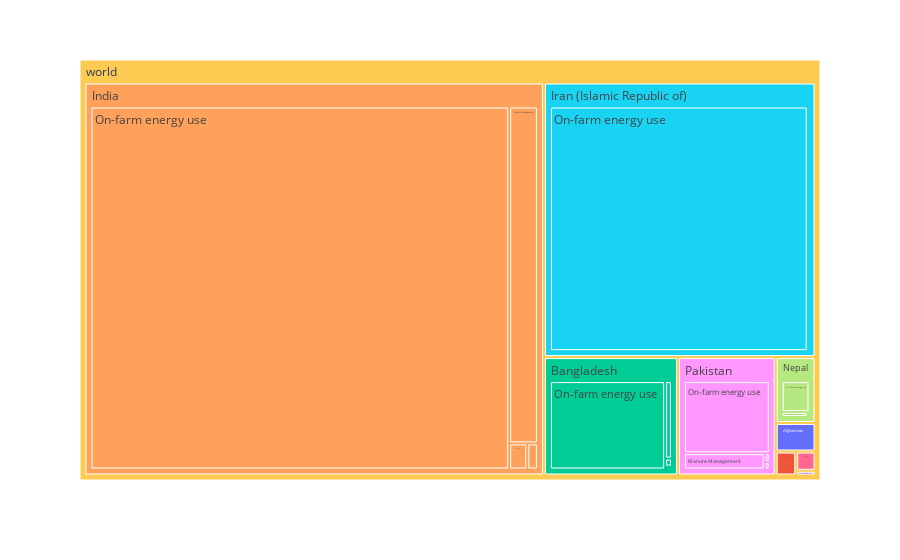

Notebook cell for this chart:
### Code cell
import plotly.express as px
import numpy as np
df = pd.read_csv("asiae.csv")
fig = px.treemap(df, path=[px.Constant('world'), 'Area', 'Item'], values='Value',
                  color='Area', hover_data=['Year'])
fig.show()

### Figure 1 — Plotly figure (JSON) as saved in the notebook; plotly's stock layout.template omitted (floating-point values rounded to 4 significant figures)
{"data": [{"branchvalues": "total", "customdata": [["(?)", "Afghanistan"], ["(?)", "Sri Lanka"], ["(?)", "Afghanistan"], ["(?)", "Bangladesh"], ["(?)", "Bhutan"], ["(?)", "India"], ["(?)", "Iran (Islamic Republic of)"], ["(?)", "Maldives"], ["(?)", "Nepal"], ["(?)", "Pakistan"], ["(?)", "Pakistan"], ["(?)", "Afghanistan"], ["(?)", "Bangladesh"], ["(?)", "Bhutan"], ["(?)", "India"], ["(?)", "Iran (Islamic Republic of)"], ["(?)", "Maldives"], ["(?)", "Nepal"], ["(?)", "Pakistan"], ["(?)", "Sri Lanka"], ["(?)", "Nepal"], ["(?)", "Iran (Islamic Republic of)"], ["(?)", "India"], ["(?)", "Bangladesh"], ["(?)", "Bhutan"], ["(?)", "India"], ["(?)", "Iran (Islamic Republic of)"], ["(?)", "Maldives"], ["(?)", "Nepal"], ["(?)", "Pakistan"], ["(?)", "Sri Lanka"], ["(?)", "Afghanistan"], ["(?)", "Bangladesh"], ["(?)", "Bhutan"], ["(?)", "India"], ["(?)", "Iran (Islamic Republic of)"], ["(?)", "Nepal"], ["(?)", "Pakistan"], ["(?)", "Sri Lanka"], ["(?)", "Afghanistan"], ["(?)", "Bangladesh"], ["(?)", "Bhutan"], ["(?)", "Sri Lanka"], ["(?)", "(?)"]], "domain": {"x": [0, 1], "y": [0, 1]}, "hovertemplate": "labels=%{label}<br>Value=%{value}<br>parent=%{parent}<br>id=%{id}<br>Year=%{customdata[0]}<br>Area=%{customdata[1]}<extra></extra>", "ids": ["world/Afghanistan/Crop Residues", "world/Sri Lanka/Manure applied to Soils", "world/Afghanistan/On-farm energy use", "world/Bangladesh/On-farm energy use", "world/Bhutan/On-farm energy use", "world/India/On-farm energy use", "world/Iran (Islamic Republic of)/On-farm energy use", "world/Maldives/On-farm energy use", "world/Nepal/On-farm energy use", "world/Pakistan/Manure applied to Soils", "world/Pakistan/On-farm energy use", "world/Afghanistan", "world/Bangladesh", "world/Bhutan", "world/India", "world/Iran (Islamic Republic of)", "world/Maldives", "world/Nepal", "world/Pakistan", "world/Sri Lanka/On-farm energy use", "world/Nepal/Manure applied to Soils", "world/Iran (Islamic Republic of)/Manure applied to Soils", "world/India/Manure applied to Soils", "world/Bangladesh/Crop Residues", "world/Bhutan/Crop Residues", "world/India/Crop Residues", "world/Iran (Islamic Republic of)/Crop Residues", "world/Maldives/Crop Residues", "world/Nepal/Crop Residues", "world/Pakistan/Crop Residues", "world/Sri Lanka/Crop Residues", "world/Afghanistan/Manure Management", "world/Bangladesh/Manure Management", "world/Bhutan/Manure Management", "world/India/Manure Management", "world/Iran (Islamic Republic of)/Manure Management", "world/Nepal/Manure Management", "world/Pakistan/Manure Management", "world/Sri Lanka/Manure Management", "world/Afghanistan/Manure applied to Soils", "world/Bangladesh/Manure applied to Soils", "world/Bhutan/Manure applied to Soils", "world/Sri Lanka", "world"], "labels": ["Crop Residues", "Manure applied to Soils", "On-farm energy use", "On-farm energy use", "On-farm energy use", "On-farm energy use", "On-farm energy use", "On-farm energy use", "On-farm energy use", "Manure applied to Soils", "On-farm energy use", "Afghanistan", "Bangladesh", "Bhutan", "India", "Iran (Islamic Republic of)", "Maldives", "Nepal", "Pakistan", "On-farm energy use", "Manure applied to Soils", "Manure applied to Soils", "Manure applied to Soils", "Crop Residues", "Crop Residues", "Crop Residues", "Crop Residues", "Crop Residues", "Crop Residues", "Crop Residues", "Crop Residues", "Manure Management", "Manure Management", "Manure Management", "Manure Management", "Manure Management", "Manure Management", "Manure Management", "Manure Management", "Manure applied to Soils", "Manure applied to Soils", "Manure applied to Soils", "Sri Lanka", "world"], "marker": {"colors": ["#636efa", "#EF553B", "#636efa", "#00cc96", "#ab63fa", "#FFA15A", "#19d3f3", "#FF6692", "#B6E880", "#FF97FF", "#FF97FF", "#636efa", "#00cc96", "#ab63fa", "#FFA15A", "#19d3f3", "#FF6692", "#B6E880", "#FF97FF", "#EF553B", "#B6E880", "#19d3f3", "#FFA15A", "#00cc96", "#ab63fa", "#FFA15A", "#19d3f3", "#FF6692", "#B6E880", "#FF97FF", "#EF553B", "#636efa", "#00cc96", "#ab63fa", "#FFA15A", "#19d3f3", "#B6E880", "#FF97FF", "#EF553B", "#636efa", "#00cc96", "#ab63fa", "#EF553B", "#FECB52"]}, "name": "", "parents": ["world/Afghanistan", "world/Sri Lanka", "world/Afghanistan", "world/Bangladesh", "world/Bhutan", "world/India", "world/Iran (Islamic Republic of)", "world/Maldives", "world/Nepal", "world/Pakistan", "world/Pakistan", "world", "world", "world", "world", "world", "world", "world", "world", "world/Sri Lanka", "world/Nepal", "world/Iran (Islamic Republic of)", "world/India", "world/Bangladesh", "world/Bhutan", "world/India", "world/Iran (Islamic Republic of)", "world/Maldives", "world/Nepal", "world/Pakistan", "world/Sri Lanka", "world/Afghanistan", "world/Bangladesh", "world/Bhutan", "world/India", "world/Iran (Islamic Republic of)", "world/Nepal", "world/Pakistan", "world/Sri Lanka", "world/Afghanistan", "world/Bangladesh", "world/Bhutan", "world", ""], "type": "treemap", "values": [11.8, 2.989, 1089.0, 17470.0, 90.0, 197100.0, 86390.0, 433.0, 2626.0, 80.71, 11020.0, 1321.0, 18510.0, 105.2, 210600.0, 86980.0, 433.0, 3056.0, 13510.0, 458.3, 13.09, 42.2, 361.3, 93.51, 0.3837, 612.5, 38.79, 0.0005, 17.35, 66.05, 7.495, 208.0, 905.8, 14.46, 12570.0, 508.7, 399.0, 2341.0, 104.9, 12.16, 33.78, 0.3895, 573.7, 335100.0]}], "layout": {"legend": {"tracegroupgap": 0}, "margin": {"t": 60}}}
